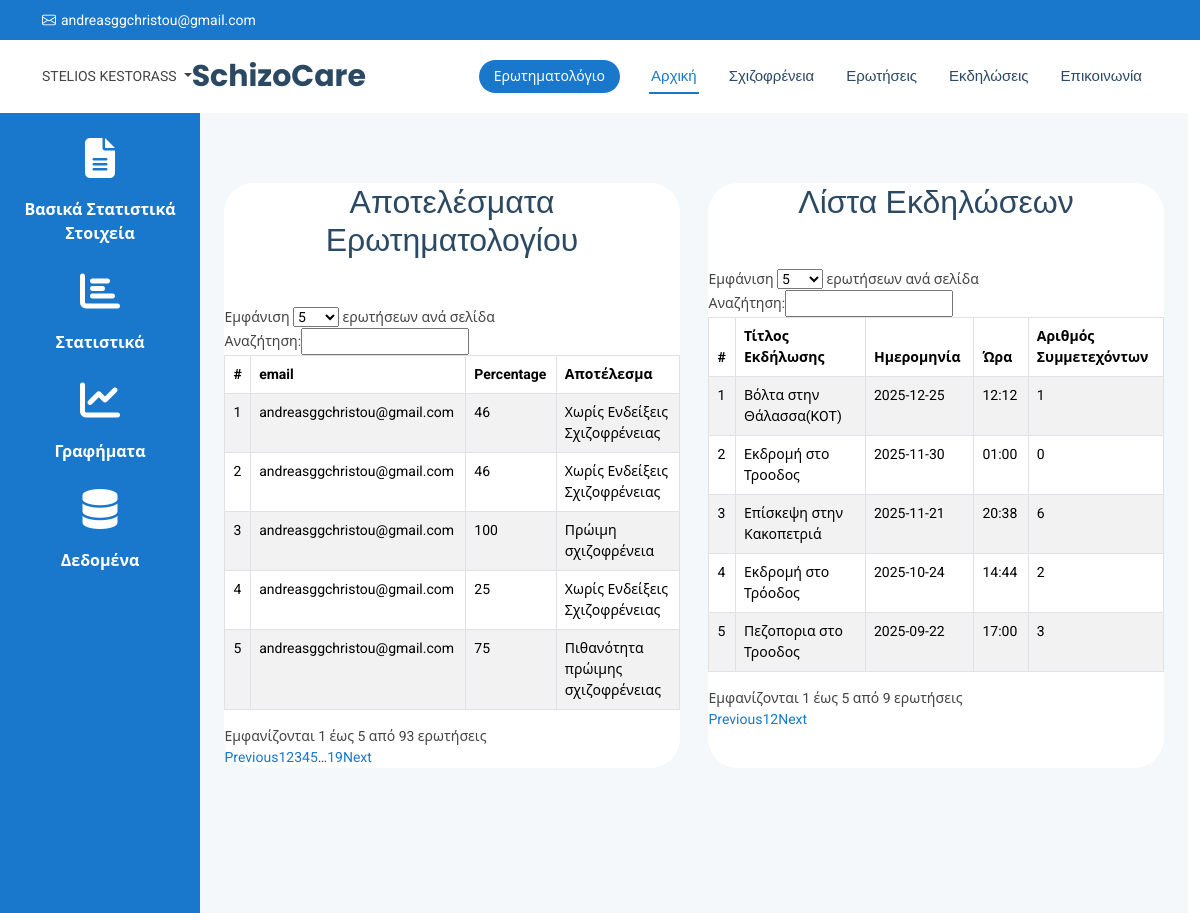
The app's page /dashboard/admin/data.php (signed in) with its own data.
### tables this page shows
CREATE TABLE `rating` (
  `id` int(11) NOT NULL,
  `percentage` int(4) NOT NULL,
  `result` varchar(250) NOT NULL,
  `client_email` varchar(250) NOT NULL,
  `date` date NOT NULL DEFAULT current_timestamp()
);

CREATE TABLE `events` (
  `id` int(11) NOT NULL,
  `title` varchar(255) NOT NULL,
  `date` date NOT NULL,
  `time` time NOT NULL DEFAULT current_timestamp(),
  `description` varchar(255) NOT NULL,
  `user_id` int(11) NOT NULL,
  `submit` tinyint(1) NOT NULL,
  `creator_id` int(11) NOT NULL
);

### dashboard/admin/data.php (the view, shortened to what this page needs)
<!DOCTYPE html>
<html lang="en">
<head>
    <link rel="stylesheet" href="reports.css">
</head>
<body style="overflow-y: hidden;">
    <?php include "header.php"; ?>
    <div class="container-fluid">
            <div class="sidebar">
            <a href="reports.php">
                <div class="sidebar-item">
                    <i class="fas fa-file-alt"></i>
                <p>Βασικά Στατιστικά Στοιχεία</p>
        </div>
        </a>
        <a href="statistics.php">
            <div class="sidebar-item">
                <i class="fas fa-chart-bar"></i>
                <p>Στατιστικά</p>
            </div>
        </a>
        <a href="graphs.php">
            <div class="sidebar-item">
                <i class="fas fa-chart-line"></i>
                <p>Γραφήματα</p>
            </div>
        </a>
        <a href="data.php">
            <div class="sidebar-item">
                <i class="fas fa-database"></i>
                <p>Δεδομένα</p>
            </div>
        </a>
        </div>
        <div class="content">
        <div class="allTables">
                <div class="container_table">
            <h2 style="text-align: center; padding-bottom: 40px;">Αποτελέσματα Ερωτηματολογίου</h2>
                <table id="questionsTable" class="table table-bordered table-striped">
              <thead>
                <tr>
                  <th>#</th>
                  <th>email</th>
                  <th>Percentage</th>
                  <th>Αποτέλεσμα</th>
                </tr>
              </thead>
              <tbody>
                <?php
                $sql1 = "SELECT * FROM rating";
                $stmt = $conn->prepare($sql1);
                $stmt->execute();
                $result = $stmt->get_result();
            if ($result->num_rows > 0) {
                $ctr = 0;
                while ($row = $result->fetch_assoc()) {
                    $ctr++;
                    echo "<tr>";
                    echo "<td>" . $ctr  . "</td>";
                    echo "<td>" . htmlspecialchars($row['client_email']) . "</td>";
                    echo "<td>" . htmlspecialchars($row['percentage']) . "</td>";
                    echo "<td>" . htmlspecialchars($row['result']) . "</td>";
        echo "</tr>";
                }
            } else {
                echo "<tr><td colspan='4'>Δεν βρέθηκαν κάποια events.</td></tr>";
            }
            ?>
              </tbody>
            </table>
        </div>
        <div class="container_table">
    <h2 style="text-align: center; padding-bottom: 40px;">Λίστα Εκδηλώσεων</h2>
    <table id="questionsTable2" class="table table-bordered table-striped">
        <thead>
            <tr>
                <th>#</th>
                <th>Τίτλος Εκδήλωσης</th>
                <th>Ημερομηνία</th>
                <th>Ώρα</th>
                <th>Αριθμός Συμμετεχόντων</th>
            </tr>
        </thead>
        <tbody>
            <?php
            $sql = "SELECT e.id, e.title, e.date, e.time, COUNT(p.id) AS participant_count
                    FROM events e
                    LEFT JOIN participants p ON e.id = p.id_event
                    GROUP BY e.id, e.title, e.date, e.time
                    ORDER BY e.date DESC";
            $stmt = $conn->prepare($sql);
            $stmt->execute();
            $result = $stmt->get_result();
            if ($result->num_rows > 0) {
                $ctr = 0;
                while ($row = $result->fetch_assoc()) {
                    $ctr++;
                    echo "<tr>";
                    echo "<td>" . $ctr . "</td>";
                    echo "<td>" . htmlspecialchars($row['title']) . "</td>";
                    echo "<td>" . htmlspecialchars($row['date']) . "</td>";
                    echo "<td>" . date('H:i', strtotime($row['time'])) . "</td>";
                    echo "<td>" . htmlspecialchars($row['participant_count']) . "</td>";
                    echo "</tr>";
                }
            } else {
                echo "<tr><td colspan='5'>Δεν βρέθηκαν εκδηλώσεις.</td></tr>";
            }
            ?>
        </tbody>
    </table>
</div>
        </div>
    </div>
</body>
</html>

### dashboard/admin/reports.css (style rules this page uses)
body { font-family: Arial, sans-serif; }
.sidebar { background-color: #1977CC; height: 100vh; padding-top: 20px; width: 200px; box-shadow: 2px 0 5px rgba(0, 0, 0, 0.1); }
.sidebar-item { text-align: center; margin-bottom: 20px; padding-top: 5px; }
.sidebar-item i { font-size: 40px; color: white; margin-bottom: 10px; }
.sidebar-item p { margin-top: 10px; color: white; font-size: 16px; font-weight: bold; }
.content { background-color: #f4f8fb; padding: 20px; flex-grow: 1; }
.container-fluid { display: flex; flex-direction: row; padding-left: 0px !important; }
.table { border: 1px solid #007BFF; }
.table th, .table td { background-color: #f0f8ff; color: #003366; }
.table thead { background-color: #007BFF; color: white; }
.container_table { max-width: 600px; margin: 50px auto; background-color: #ffffff; border-radius: 30px; }
.allTables { display: flex; justify-content: space-between; gap: 20px; }
.container_table { flex: 1; max-width: 48%; box-sizing: border-box; }
.table { width: 100%; }
h2 { text-align: center; padding-bottom: 20px; }

### assets/css/main.css (style rules this page uses)
:root { --default-font: "Roboto", system-ui, -apple-system, "Segoe UI", Roboto, "Helvetica Neue", Arial, "Noto Sans", "Liberation Sans", sans-serif, "Apple Color Emoji", "Segoe UI Emoji", "Segoe UI Symbol", "Noto Color Emoji"; --heading-font: "Poppins", sans-serif; --nav-font: "Raleway", sans-serif; }
:root { --background-color: #ffffff; --default-color: #444444; --heading-color: #2c4964; --accent-color: #1977cc; --surface-color: #ffffff; --contrast-color: #ffffff; }
:root { --nav-color: #2c4964; --nav-hover-color: #1977cc; --nav-mobile-background-color: #ffffff; --nav-dropdown-background-color: #ffffff; --nav-dropdown-color: #2c4964; --nav-dropdown-hover-color: #1977cc; }
:root { scroll-behavior: smooth; }
body { color: var(--default-color); background-color: var(--background-color); font-family: var(--default-font); }
a { color: var(--accent-color); text-decoration: none; transition: 0.3s; }
h1, h2, h3, h4, h5, h6 { color: var(--heading-color); font-family: var(--heading-font); }

### dashboard/admin/header.php (style rules this page uses)
body { font-size: 14px; }

### records on screen
rating: client_email "andreasggchristou@gmail.com", percentage "46", result "Χωρίς Ενδείξεις Σχιζοφρένειας"
rating: client_email "andreasggchristou@gmail.com", percentage "46", result "Χωρίς Ενδείξεις Σχιζοφρένειας"
rating: client_email "andreasggchristou@gmail.com", percentage "100", result "Πρώιμη σχιζοφρένεια"
rating: client_email "andreasggchristou@gmail.com", percentage "25", result "Χωρίς Ενδείξεις Σχιζοφρένειας"
rating: client_email "andreasggchristou@gmail.com", percentage "75", result "Πιθανότητα πρώιμης σχιζοφρένειας"
events: title "Βόλτα στην Θάλασσα(KOT)", date "2025-12-25", time "12:12", participant_count "1"
events: title "Eκδρομή στο Τροοδος", date "2025-11-30", time "01:00", participant_count "0"
events: title "Επίσκεψη στην Κακοπετριά", date "2025-11-21", time "20:38", participant_count "6"
events: title "Εκδρομή στο Τρόοδος", date "2025-10-24", time "14:44", participant_count "2"
events: title "Πεζοπορια στο Τροοδος", date "2025-09-22", time "17:00", participant_count "3"

### other values on screen
$user_name "STELIOS KESTORASS"
